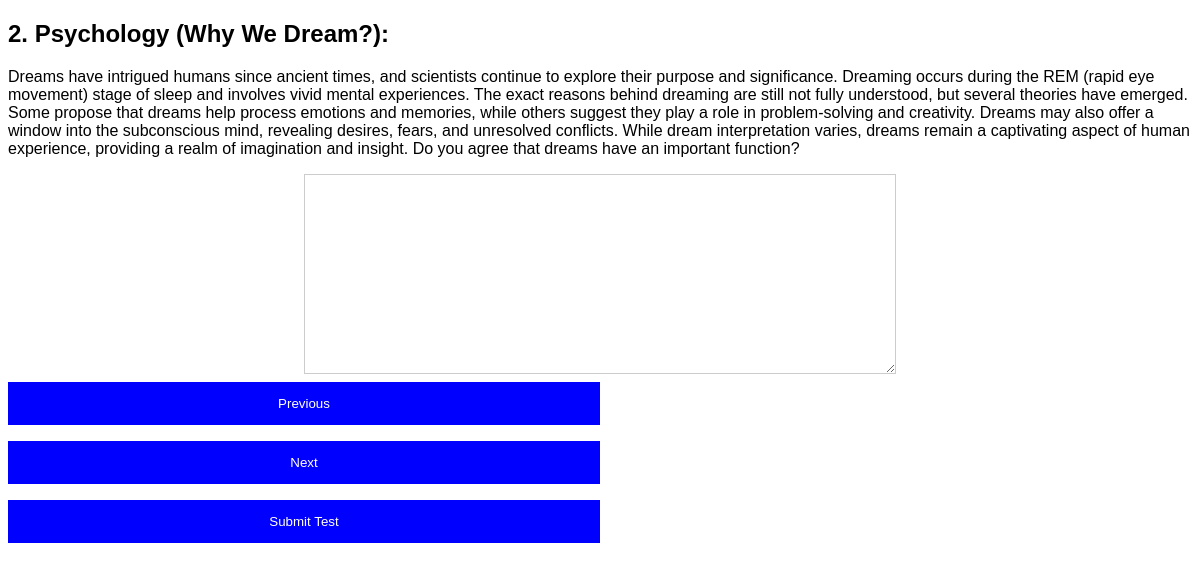
/test/2/, run on the app's committed database.
### basic/models.py (models this page shows)
class TestQuestion(models.Model):
    title = models.CharField(max_length=255)
    content = models.TextField()
    image = models.ImageField(upload_to='test_images/', null=True, blank=True)  # If you want to add images

### basic/views.py (the view, shortened to what this page needs)
# urls.py: path('test/<int:question_number>/', views.question_view, name='question_view'),
def question_view(request, question_number):
    try:
        question = TestQuestion.objects.get(pk=question_number)
    except TestQuestion.DoesNotExist:
        return redirect('test_finish')
    saved_response = request.session.get(f'response_{question_number}', '')
    context = {
        'question': question,
        'saved_response': saved_response,
        'question_numbers': range(1, TestQuestion.objects.count() + 1),
        'question_number': question_number,
    }
    return render(request, 'basic/question_template.html', context)

### basic/templates/basic/question_template.html (shortened to what this page needs)
{% extends "basic/base.html" %}
{% block content %}
<div class="container mt-5">
    <h2>{{ question.title }}</h2>
    <p>{{ question.content }}</p>
    <form method="post" id="testForm" class="form">
        <textarea name="response" id="responseTextarea" class="form-textarea">{{ saved_response }}</textarea>
        <button type="button" id="prevButton" class="btn">Previous</button>
        <button type="submit" class="btn btn-primary">Next</button>
        <button type="submit" name="submit_test" value="submit_test" class="btn btn-primary">Submit Test</button>
    </form>
</body>
{% endblock %}

### basic/static/styles.css (style rules this page uses)
.btn { background-color: blue; color: white; padding: 14px 20px; margin: 8px 0; border: none; cursor: pointer; width: 50%; }
input[type="text"], input[type="password"], select, textarea { width: 50%; padding: 12px; margin: 8px 0; display: inline-block; border: 1px solid #ccc; box-sizing: border-box; }
#responseTextarea { width: 50%; height: 200px; margin: auto; display: block; }
body { font-family: Arial, Helvetica, sans-serif; }

### data on the page
TestQuestion: title "2. Psychology (Why We Dream?):", content "Dreams have intrigued humans since ancient times, and scientists continue to explore their purpose and significance. Dreaming occurs during the REM (rapid eye movement) stage of sleep and involves vivid mental experiences. The exact reasons behind dreaming are still not fully understood, but several theories have emerged. Some propose that dreams help process emotions and memories, while others suggest they play a role in problem-solving and creativity. Dreams may also offer a window into the subconscious mind, revealing desires, fears, and unresolved conflicts. While dream interpretation varies, dreams remain a captivating aspect of human experience, providing a realm of imagination and…"
